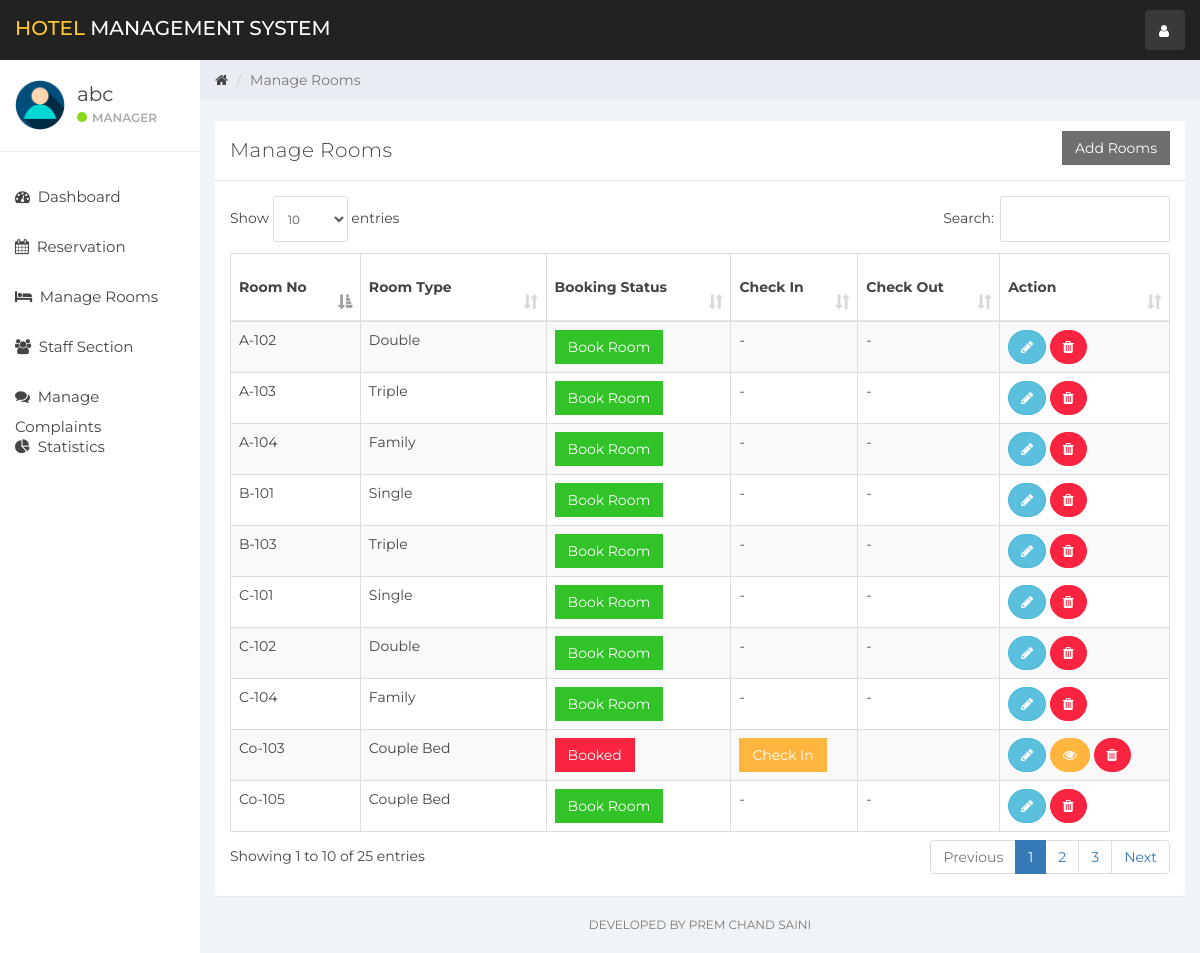
/HotelMS-PHP/index.php (signed in), run on the app's committed database.
### tables this page shows
CREATE TABLE `user` (
  `id` int(11) NOT NULL,
  `name` varchar(100) NOT NULL,
  `username` varchar(15) NOT NULL,
  `email` varchar(100) NOT NULL,
  `password` varchar(100) NOT NULL,
  `created_at` timestamp NOT NULL DEFAULT current_timestamp()
);

CREATE TABLE `room` (
  `room_id` int(10) NOT NULL,
  `room_type_id` int(10) NOT NULL,
  `room_no` varchar(10) NOT NULL,
  `status` tinyint(1) DEFAULT NULL,
  `check_in_status` tinyint(1) NOT NULL,
  `check_out_status` tinyint(1) NOT NULL,
  `deleteStatus` tinyint(1) DEFAULT 0
);

CREATE TABLE `room_type` (
  `room_type_id` int(10) NOT NULL,
  `room_type` varchar(100) NOT NULL,
  `room_img` varchar(200) NOT NULL,
  `price` int(10) NOT NULL,
  `max_person` int(10) NOT NULL
);

### HotelMS-PHP/room_mang.php (the view, shortened to what this page needs)
<div class="col-sm-9 col-sm-offset-3 col-lg-10 col-lg-offset-2 main">
    <div class="row">
        <ol class="breadcrumb">
            <li><a href="#">
                    <em class="fa fa-home"></em>
                </a></li>
            <li class="active">Manage Rooms</li>
        </ol>
    </div>
    <br>
    <div class="row">
        <div class="col-lg-12">
        </div>
    </div>
    <div class="row">
        <div class="col-lg-12">
            <div class="panel panel-default">
                <div class="panel-heading">Manage Rooms
                    <button class="btn btn-secondary pull-right" style="border-radius:0%" data-toggle="modal" data-target="#addRoom">Add Rooms</button>
                </div>
                <div class="panel-body">
                    <table class="table table-striped table-bordered table-responsive" cellspacing="0" width="100%"
                           id="rooms">
                        <thead>
                        <tr>
                            <th>Room No</th>
                            <th>Room Type</th>
                            <th>Booking Status</th>
                            <th>Check In</th>
                            <th>Check Out</th>
                            <th>Action</th>
                        </tr>
                        </thead>
                        <tbody>
                        <?php
                        $room_query = "SELECT * FROM room NATURAL JOIN room_type WHERE deleteStatus = 0";
                        $rooms_result = mysqli_query($connection, $room_query);
                        if (mysqli_num_rows($rooms_result) > 0) {
                            while ($rooms = mysqli_fetch_assoc($rooms_result)) { ?>
                                <tr>
                                    <td><?php echo $rooms['room_no'] ?></td>
                                    <td><?php echo $rooms['room_type'] ?></td>
                                    <td>
                                        <?php
                                        if ($rooms['status'] == 0) {
                                            echo '<a href="index.php?reservation&room_id=' . $rooms['room_id'] . '&room_type_id=' . $rooms['room_type_id'] . '" class="btn btn-success" style="border-radius:0%">Book Room</a>';
                                        } else {
                                            echo '<a href="#" class="btn btn-danger" style="border-radius:0%">Booked</a>';
                                        }
                                        ?>
                                    <td>
                                        <?php
                                        if ($rooms['status'] == 1 && $rooms['check_in_status'] == 0) {
                                            echo '<button class="btn btn-warning" id="checkInRoom"  data-id="' . $rooms['room_id'] . '" data-toggle="modal" style="border-radius:0%" data-target="#checkIn">Check In</button>';
                                        } elseif ($rooms['status'] == 0) {
                                            echo '-';
                                        } else {
                                            echo '<a href="#" class="btn btn-danger" style="border-radius:0%">Checked In</a>';
                                        }
                                        ?>
                                    </td>
                                    <td>
                                        <?php
                                        if ($rooms['status'] == 1 && $rooms['check_in_status'] == 1) {
                                            echo '<button class="btn btn-primary" style="border-radius:0%" id="checkOutRoom" data-id="' . $rooms['room_id'] . '">Check Out</button>';
                                        } elseif ($rooms['status'] == 0) {
                                            echo '-';
                                        }
                                        ?>
                                    </td>
                                    <td>
                                        <button title="Edit Room Information" style="border-radius:60px;" data-toggle="modal"
                                                data-target="#editRoom" data-id="<?php echo $rooms['room_id']; ?>"
                                                id="roomEdit" class="btn btn-info"><i class="fa fa-pencil"></i></button>
                                        <?php
                                        if ($rooms['status'] == 1) {
                                            echo '<button title="Customer Information" data-toggle="modal" data-target="#cutomerDetailsModal" data-id="' . $rooms['room_id'] . '" id="cutomerDetails" class="btn btn-warning" style="border-radius:60px;"><i class="fa fa-eye"></i></button>';
                                        }
                                        ?>
                                        <a href="ajax.php?delete_room=<?php echo $rooms['room_id']; ?>"
                                           class="btn btn-danger" style="border-radius:60px;" onclick="return confirm('Are you Sure?')"><i
                                                    class="fa fa-trash" alt="delete"></i></a>
                                    </td>
                                </tr>
                            <?php }
                        } else {
                            echo "No Rooms";
                        }
                        ?>
                        </tbody>
                    </table>
                </div>
            </div>
        </div>
    </div>
    <div class="row">
        <div class="col-sm-12">
        <p class="back-link">Developed By Prem Chand Saini</p>
        </div>
    </div>
</div>

### HotelMS-PHP/sidebar.php (shortened to what this page needs)
<div id="sidebar-collapse" class="col-sm-3 col-lg-2 sidebar">
    <div class="profile-sidebar">
        <div class="profile-userpic">
            <img src="img/user.png" class="img-responsive" alt="">
        </div>
        <div class="profile-usertitle">
            <div class="profile-usertitle-name"><?php echo $user['name'];?></div>
            <div class="profile-usertitle-status"><span class="indicator label-success"></span>Manager</div>
        </div>
    </div>
    <ul class="nav menu">
    <?php
        if (isset($_GET['dashboard'])){ ?>
            <li class="active">
                <a href="index.php?dashboard"><em class="fa fa-dashboard">&nbsp;</em>
                    Dashboard
                </a>
            </li>
        <?php } else{?>
            <li>
                <a href="index.php?dashboard"><em class="fa fa-dashboard">&nbsp;</em>
                    Dashboard
                </a>
            </li>
        <?php }
        if (isset($_GET['reservation'])){ ?>
            <li class="active">
            <a href="index.php?reservation"><em class="fa fa-calendar">&nbsp;</em>
                    Reservation
                </a>
            </li>
        <?php } else{?>
            <li>
            <a href="index.php?reservation"><em class="fa fa-calendar">&nbsp;</em>
                    Reservation
                </a>
            </li>
        <?php }
        if (isset($_GET['room_mang'])){ ?>
            <li class="active">
                <a href="index.php?room_mang"><em class="fa fa-bed">&nbsp;</em>
                    Manage Rooms
                </a>
            </li>
        <?php } else{?>
            <li>
            <a href="index.php?room_mang"><em class="fa fa-bed">&nbsp;</em>
                    Manage Rooms
                </a>
            </li>
        <?php }
        if (isset($_GET['staff_mang'])){ ?>
            <li class="active">
                <a href="index.php?staff_mang"><em class="fa fa-users">&nbsp;</em>
                    Staff Section
                </a>
            </li>
        <?php } else{?>
            <li>
                <a href="index.php?staff_mang"><em class="fa fa-users">&nbsp;</em>
                    Staff Section
                </a>
            </li>
        <?php }
        if (isset($_GET['complain'])){ ?>
            <li class="active">
                <a href="index.php?complain"><em class="fa fa-comments">&nbsp;</em>
                    Manage Complaints
                </a>
            </li>
        <?php } else{?>
            <li>
                <a href="index.php?complain"><em class="fa fa-comments">&nbsp;</em>
                    Manage Complaints
                </a>
            </li>
        <?php }
        ?>
        <?php
        if (isset($_GET['statistics'])){ ?>
            <li class="active">
                <a href="index.php?statistics"><em class="fa fa-pie-chart">&nbsp;</em>
                    Statistics
                </a>
            </li>
        <?php } else{?>
        <li>
            <a href="index.php?statistics"><em class="fa fa-pie-chart">&nbsp;</em>
                Statistics
            </a>
        </li>
<?php }?>
    </ul>
</div>

### data on the page
user: name "abc"
room: room_no "A-102", room_type.room_type "Double"
room: room_no "A-103", room_type.room_type "Triple"
room: room_no "A-104", room_type.room_type "Family"
room: room_no "B-101", room_type.room_type "Single"
room: room_no "B-103", room_type.room_type "Triple"
room: room_no "C-101", room_type.room_type "Single"
room: room_no "C-102", room_type.room_type "Double"
room: room_no "C-104", room_type.room_type "Family"
room: room_no "Co-105", room_type.room_type "Couple Bed"
room: room_no "Co-103", room_type.room_type "Couple Bed", status "Booked"
